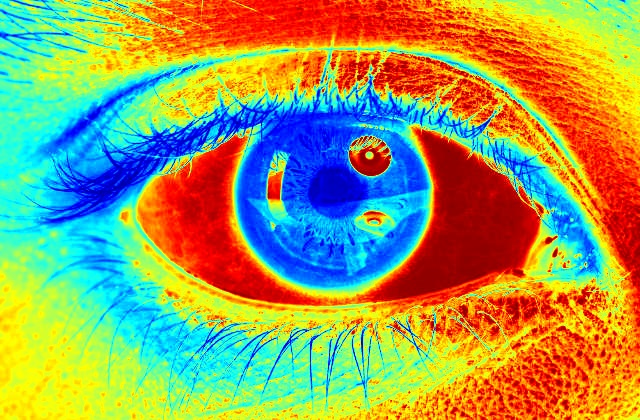
#> input picture EyeMovementTracking/IMAGES/color_gradient/image_199_png.rf.c702a11fd439335b3c71aed36d24d5b1_color_gradient.jpg, 640 x 420 px
$ python process_edge_segmentation.py --input IMAGES/color_gradient
#> lines starting #> are read from the running program, lines starting #| are printed output that depends on the picture
#> in process_image, img is the input picture: shape (420, 640, 3); mean B, G, R 93.6, 155.8, 154.3
### EyeMovementTracking/src/segmentation.py
import cv2
import numpy as np

# [28 lines left out: function segment_pupil, not called in this run]

def generate_edge_segmentation(
    eye_crop,
    clahe_clip=2.0,
    clahe_grid=(8, 8),
    canny_low=30,
    canny_high=120,
    blur_ksize=(3, 3),
    thickness=1
):
    """
    Generates a high-fidelity edge-based segmentation visualization of an eye crop.

    Style:
    - Pure black background (0).
    - Pure white continuous edge contours for eyebrows, eyelashes, iris boundary, and pupil boundary (255).
    - No filled regions, no grayscale gradients.
    - Full resolution output matching the original crop.
    """
#> called with clahe_clip = 2, clahe_grid = (8, 8), canny_low = 30, canny_high = 120, blur_ksize = (3, 3), thickness = 1
    if eye_crop is None or eye_crop.size == 0:
        return None

    # Step 1: Load crop & convert to grayscale if BGR
    if len(eye_crop.shape) == 3:
        gray = cv2.cvtColor(eye_crop, cv2.COLOR_BGR2GRAY)
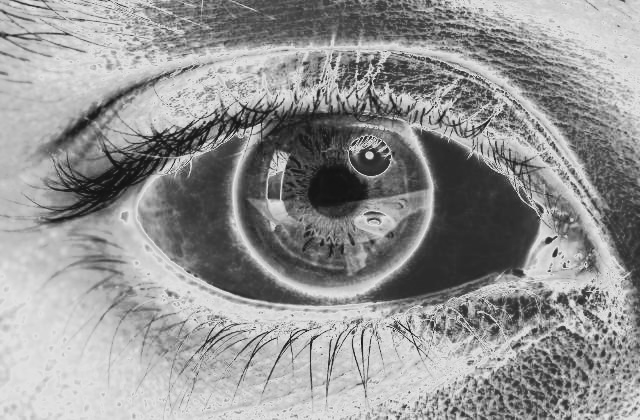
#> gray: shape (420, 640); min 18, max 232, mean 148.3
    else:
        gray = eye_crop.copy()

    h, w = gray.shape
#> h = 420; w = 640

    # Step 2: Apply CLAHE for local contrast enhancement (prevents eyelash/eyebrow edges from fading in shadows)
    clahe = cv2.createCLAHE(clipLimit=clahe_clip, tileGridSize=clahe_grid)
    enhanced = clahe.apply(gray)
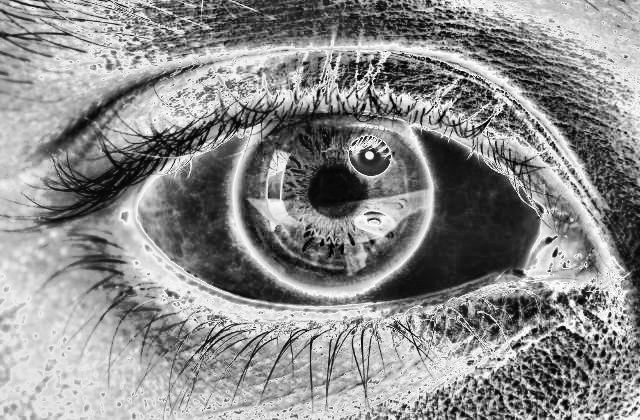
#> enhanced: shape (420, 640); min 1, max 255, mean 140.4

    # Step 3: Small 3x3 Gaussian Blur to suppress sensor noise without erasing hair-thin edges
    blurred = cv2.GaussianBlur(enhanced, blur_ksize, 0)

    # Step 3 (cont): Canny edge detection with tuned thresholds for continuous hair/lash strands
    canny_edges = cv2.Canny(blurred, canny_low, canny_high)
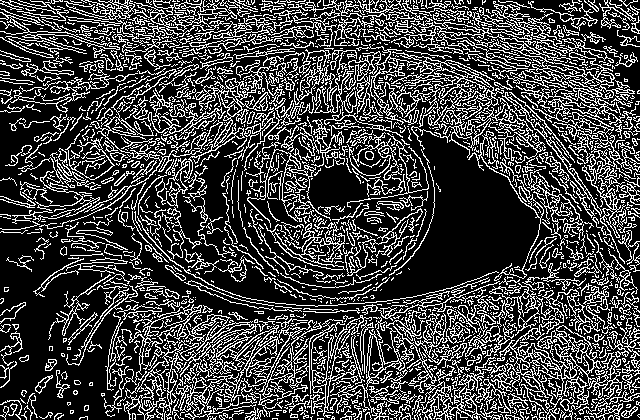
#> canny_edges: shape (420, 640); 26.5% white in thin lines or dots

    # Step 4: Detect Iris outer boundary with Hough Circle Transform
    min_iris_r = int(min(w, h) * 0.15)
#> min_iris_r = 63
    max_iris_r = int(min(w, h) * 0.48)
#> max_iris_r = 201

    iris_circles = cv2.HoughCircles(
        blurred,
        cv2.HOUGH_GRADIENT,
        dp=1.2,
        minDist=min(w, h) * 0.4,
        param1=max(canny_high, 80),
        param2=25,
        minRadius=min_iris_r,
        maxRadius=max_iris_r
    )
#> iris_circles = [[430.2, 210.6, 200.3], [235.8, 186.6, 179.2], [55.8, 216.6, 200.3], [558.6, 328.2, 80.16], [475.8, 10.2, 130.3], [277.8, 9, 126.4], [322.2, 343.8, 76.2], [12.6, 30.6, 199], [624.6, 123, 118.4], [12.6, 382.2, 199]]

    iris_center = None
    iris_radius = None

    if iris_circles is not None:
        iris_circles = np.uint16(np.around(iris_circles))
#> iris_circles = [[430, 211, 200], [236, 187, 179], [56, 217, 200], [559, 328, 80], [476, 10, 130], [278, 9, 126], [322, 344, 76], [13, 31, 199], [625, 123, 118], [13, 382, 199]]
        best_iris = iris_circles[0][0]
#> best_iris = [430, 211, 200]
        iris_center = (int(best_iris[0]), int(best_iris[1]))
#> iris_center = (430, 211)
        iris_radius = int(best_iris[2])
#> iris_radius = 200

    # Step 5: Detect Pupil boundary (smaller radius range, using iris center as prior if available)
    min_pupil_r = int(min(w, h) * 0.05)
#> min_pupil_r = 21
    max_pupil_r = int(min(w, h) * 0.25)
#> max_pupil_r = 105

    pupil_center = None
    pupil_radius = None

    if iris_center is not None:
        cx, cy = iris_center
#> cx = 430; cy = 211
        roi_pad = max_pupil_r + 10
#> roi_pad = 115
        x1, y1 = max(0, cx - roi_pad), max(0, cy - roi_pad)
#> x1 = 315; y1 = 96
        x2, y2 = min(w, cx + roi_pad), min(h, cy + roi_pad)
#> x2 = 545; y2 = 326
        pupil_roi = blurred[y1:y2, x1:x2]
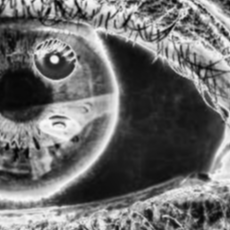
#> pupil_roi: shape (230, 230); min 4, max 248, mean 107.5

        if pupil_roi.size > 0:
            pupil_circles = cv2.HoughCircles(
                pupil_roi,
                cv2.HOUGH_GRADIENT,
                dp=1.0,
                minDist=10,
                param1=max(canny_high, 80),
                param2=18,
                minRadius=min_pupil_r,
                maxRadius=max_pupil_r
            )
#> pupil_circles = 353 rows, first 8: [120.5, 110.5, 104.4], [115.5, 123.5, 104.4], [127.5, 123.5, 104.4], [107.5, 117.5, 104.4], [141.5, 122.5, 104.4], [111.5, 105.5, 100], [128.5, 103.5, 104.4], [99.5, 106.5, 104.4]
            if pupil_circles is not None:
                pupil_circles = np.uint16(np.around(pupil_circles))
#> pupil_circles = 353 rows, first 8: [120, 110, 104], [116, 124, 104], [128, 124, 104], [108, 118, 104], [142, 122, 104], [112, 106, 100], [128, 104, 104], [100, 106, 104]
                best_pupil = pupil_circles[0][0]
#> best_pupil = [120, 110, 104]
                pupil_center = (int(x1 + best_pupil[0]), int(y1 + best_pupil[1]))
#> pupil_center = (435, 206)
                pupil_radius = int(best_pupil[2])
#> pupil_radius = 104

    if pupil_center is None:
        pupil_circles = cv2.HoughCircles(
            blurred,
            cv2.HOUGH_GRADIENT,
            dp=1.2,
            minDist=min(w, h) * 0.3,
            param1=max(canny_high, 80),
            param2=20,
            minRadius=min_pupil_r,
            maxRadius=max_pupil_r
        )
        if pupil_circles is not None:
            pupil_circles = np.uint16(np.around(pupil_circles))
            best_pupil = pupil_circles[0][0]
            pupil_center = (int(best_pupil[0]), int(best_pupil[1]))
            pupil_radius = int(best_pupil[2])

    # Step 6: Composite onto all-black canvas at full original resolution
    canvas = np.zeros((h, w), dtype=np.uint8)

    # (a) Canny edge map (eyebrow/eyelash strands)
    canvas = cv2.bitwise_or(canvas, canny_edges)

    # (b) Draw Iris circle outline in white (no fill)
    if iris_center is not None and iris_radius is not None:
        cv2.circle(canvas, iris_center, iris_radius, 255, thickness=thickness, lineType=cv2.LINE_8)

    # (c) Draw Pupil circle outline in white (no fill)
    if pupil_center is not None and pupil_radius is not None:
        cv2.circle(canvas, pupil_center, pupil_radius, 255, thickness=thickness, lineType=cv2.LINE_8)
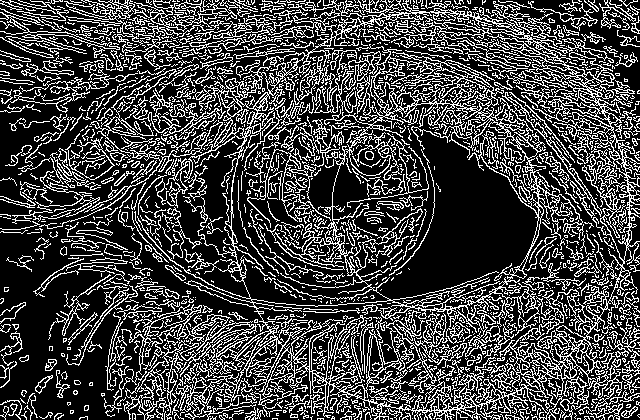
#> canvas: shape (420, 640); 26.9% white in thin lines or dots

    return canvas

### EyeMovementTracking/process_edge_segmentation.py
import os
import cv2
import argparse
import sys

# Add root folder to sys.path to enable module resolution
sys.path.append(os.path.dirname(os.path.abspath(__file__)))

from src.segmentation import generate_edge_segmentation

def process_image(image_path, output_path, canny_low=30, canny_high=120, clahe_clip=2.0):
    print(f"Loading image: {image_path}...")
    img = cv2.imread(image_path)
    if img is None:
        print(f"Error: Could not load image from {image_path}")
        return False

    print(f"Processing edge segmentation (Canny: {canny_low}-{canny_high}, CLAHE clip: {clahe_clip})...")
    edge_map = generate_edge_segmentation(
        img,
        clahe_clip=clahe_clip,
        canny_low=canny_low,
        canny_high=canny_high
    )

    if edge_map is not None:
        os.makedirs(os.path.dirname(output_path), exist_ok=True)
        cv2.imwrite(output_path, edge_map)
        print(f"Successfully saved edge segmentation map (Full Res: {edge_map.shape[1]}x{edge_map.shape[0]}) -> {output_path}")
#| Successfully saved edge segmentation map (Full Res: 640x420) -> data/output/edge_segmented/edge_segmented_image_199_png.rf.c702a11fd439335b3c71aed36d24d5b1_color_gradient.jpg
        return True
    return False

def main():
    parser = argparse.ArgumentParser(description="Edge-based Eye Segmentation Visualization (Black Background, White Edges)")
    parser.add_argument("--input", type=str, required=True, help="Input eye crop image path or directory")
    parser.add_argument("--output", type=str, default="data/output/edge_segmented", help="Output file path or folder")
    parser.add_argument("--canny-low", type=int, default=30, help="Canny lower threshold (default: 30)")
    parser.add_argument("--canny-high", type=int, default=120, help="Canny upper threshold (default: 120)")
    parser.add_argument("--clahe-clip", type=float, default=2.0, help="CLAHE clip limit (default: 2.0)")

    args = parser.parse_args()

    if os.path.isfile(args.input):
        out_file = args.output if args.output.endswith(('.png', '.jpg', '.jpeg')) else os.path.join(args.output, "edge_segmented_" + os.path.basename(args.input))
        process_image(args.input, out_file, args.canny_low, args.canny_high, args.clahe_clip)
    elif os.path.isdir(args.input):
        os.makedirs(args.output, exist_ok=True)
        files = [f for f in os.listdir(args.input) if f.lower().endswith(('.png', '.jpg', '.jpeg'))]
        if not files:
            print(f"No image files found in '{args.input}'")
            return
        print(f"Batch processing {len(files)} images from '{args.input}'...")
        for f in files:
            in_p = os.path.join(args.input, f)
            out_p = os.path.join(args.output, f"edge_segmented_{f}")
            process_image(in_p, out_p, args.canny_low, args.canny_high, args.clahe_clip)
#> pass 2 of the loop in main, `for f in files:`:
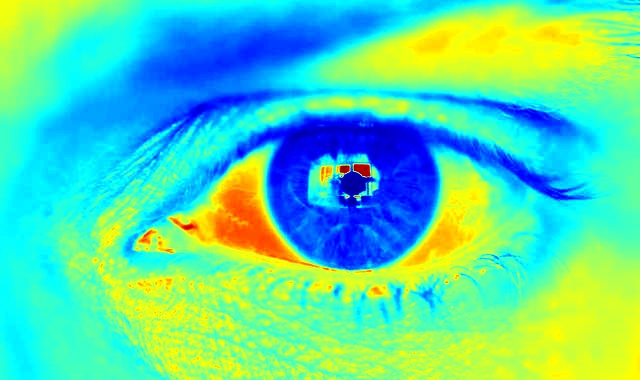
#> input picture EyeMovementTracking/IMAGES/color_gradient/image_202_png.rf.bda8449497a7cb7e9d9e711b09af66d2_color_gradient.jpg, 640 x 380 px
#> in process_image, img is the input picture: shape (380, 640, 3); mean B, G, R 165.8, 213.6, 89
#> gray: shape (380, 640)
#> enhanced: shape (380, 640)
#> blurred: shape (380, 640)
#> in generate_edge_segmentation (call 2), `canny_edges = cv2.Canny(blurred, canny_low, canny_high)`:
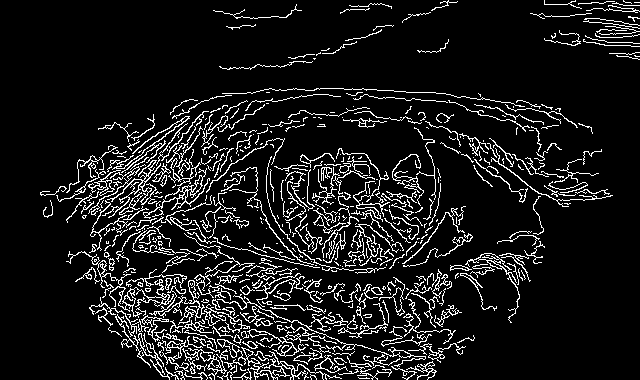
#> canny_edges: shape (380, 640); 10.2% white in thin lines or dots
#> in generate_edge_segmentation (call 2), `iris_circles = cv2.HoughCircles( blurred, cv2.HOUGH_GRADIENT, dp=1.2, ..`: iris_circles = [[231, 243, 132.5], [391.8, 148.2, 144.4], [372.6, 367.8, 164.2], [229.8, 87, 177.4], [95.4, 315, 133.8], [493.8, 271.8, 119.2], [577.8, 117, 84.36], [78.6, 46.2, 137.8]]
#> in generate_edge_segmentation (call 2), `iris_circles = np.uint16(np.around(iris_circles))`: iris_circles = [[231, 243, 132], [392, 148, 144], [373, 368, 164], [230, 87, 177], [95, 315, 134], [494, 272, 119], [578, 117, 84], [79, 46, 138]]
#> best_iris = [231, 243, 132]
#> iris_center = (231, 243)
#> iris_radius = 132
#> cx = 231; cy = 243
#> x1 = 126; y1 = 138
#> x2 = 336; y2 = 348
#> pupil_roi: shape (210, 210)
#> in generate_edge_segmentation (call 2), `pupil_circles = cv2.HoughCircles( pupil_roi, cv2.HOUGH_GRADIENT, dp=1...`: pupil_circles = 271 rows, first 8: [120.5, 122.5, 85.6], [83.5, 126.5, 81.2], [95.5, 95.5, 94.4], [88.5, 87.5, 86.7], [112.5, 96.5, 94.4], [118.5, 109.5, 88.9], [109.5, 115.5, 88.9], [107.5, 75.5, 94.4]
#> in generate_edge_segmentation (call 2), `pupil_circles = np.uint16(np.around(pupil_circles))`: pupil_circles = 271 rows, first 8: [120, 122, 86], [84, 126, 81], [96, 96, 94], [88, 88, 87], [112, 96, 94], [118, 110, 89], [110, 116, 89], [108, 76, 94]
#> best_pupil = [120, 122, 86]
#> pupil_center = (246, 260)
#> pupil_radius = 86
#> in generate_edge_segmentation (call 2), `cv2.circle(canvas, pupil_center, pupil_radius, 255, thickness=thicknes..`:
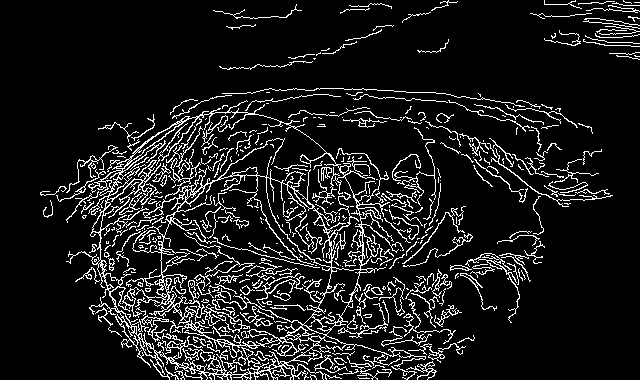
#> canvas: shape (380, 640); 10.6% white in thin lines or dots
#| Successfully saved edge segmentation map (Full Res: 640x380) -> data/output/edge_segmented/edge_segmented_image_202_png.rf.bda8449497a7cb7e9d9e711b09af66d2_color_gradient.jpg
    else:
        print(f"Input path '{args.input}' does not exist.")

if __name__ == "__main__":
    main()
